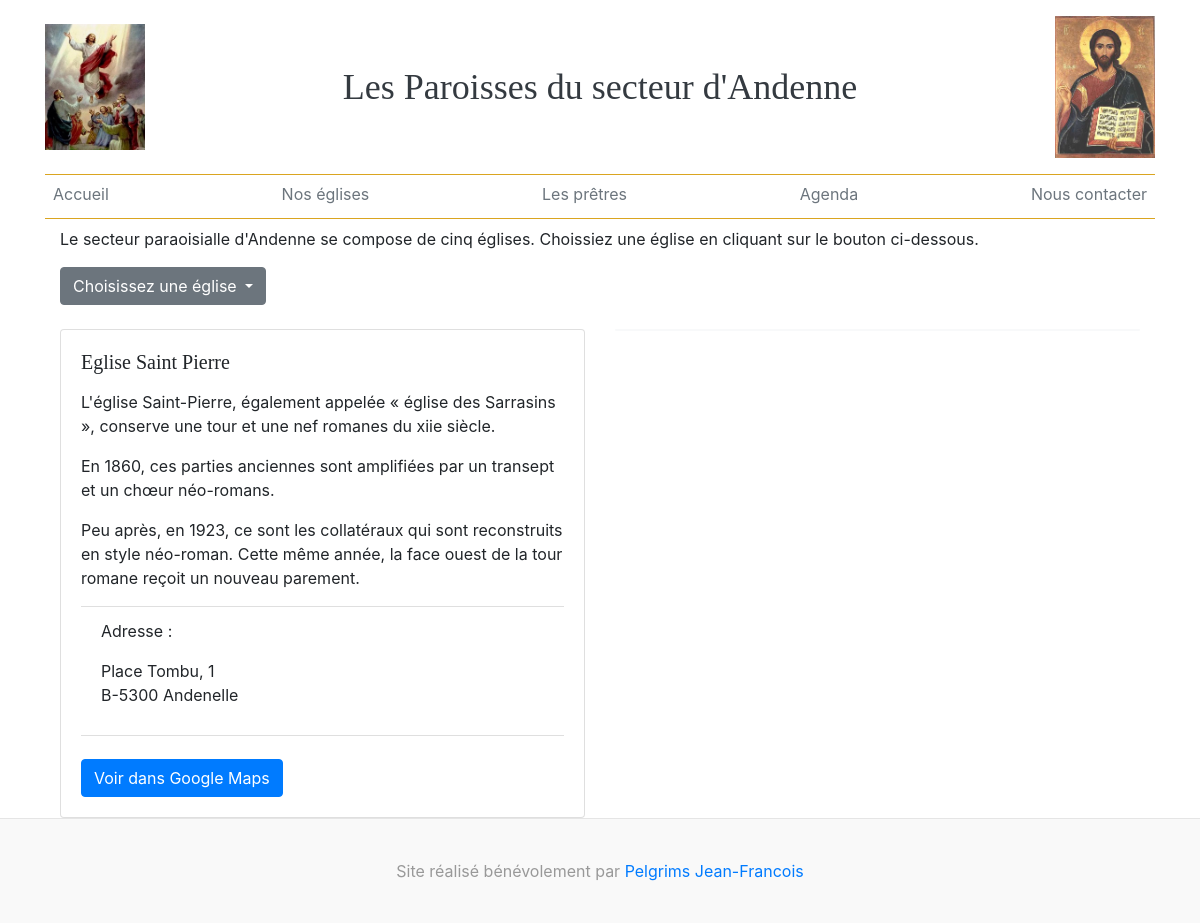
Page /eglise/andenelle/ on the committed database.
### eglise/models.py (models this page shows, shortened)
class Eglise(models.Model):
    nom = models.CharField(max_length=125)
    tag = models.CharField(max_length=50, default='None')
    rue = models.CharField(max_length=125)
    numero = models.IntegerField()
    c_postal = models.IntegerField()
    ville = models.CharField(max_length=50)
    description = models.TextField()
    photo_url = models.CharField(max_length=1025)
    maps_url = models.CharField(max_length=1025, default='None')
    def get_absolute_url(self):
        return f"/eglise/{self.tag}"

### eglise/views.py (the view)
# urls.py: path('<str:tag>/', views.detail)
def detail(request, tag):
    eglise = Eglise.objects.filter(tag=tag)
    context = {
        'eglise': eglise,
        'nav': nav,
    }
    return render(request, 'eglise_det.html', context)

### templates/eglise_det.html (shortened to what this page needs)
{% extends "eglise.html" %}
{% block eglise %}
{% for church in eglise %}
    <div class="col-sm-6">
      <div class="card">
        <div class="card-body">
          <h5 class="card-title">{{ church.nom }}</h5>
          <p class="card-text">{{ church.description | linebreaks }}</p>
          <ul class="list-group list-group-flush">
            <li class="list-group-item">
              <p>Adresse :</p>
              <p>{{ church.rue }}, {{ church.numero }}<br />
              B-{{ church.c_postal }} {{ church.ville }}</p>
            </li>
          </ul>
          <br />
          <a href="{{ church.maps_url }}" class="btn btn-primary" target="_blank">Voir dans Google Maps</a>
        </div>
      </div>
    </div>
    <div class="col-sm-6">
      <div class="card border-light">
      </div>
    </div>
{% endfor %}
{% endblock %}

### static/css/style.css (style rules this page uses)
h1, h2, h3, h4, h5, h6 { font-family: "Playfair Display", Georgia, "Times New Roman", serif; }

### rows in the picture
Eglise: nom "Eglise Saint Pierre", description "L'église Saint-Pierre, également appelée « église des Sarrasins », conserve une tour et une nef romanes du xiie siècle. En 1860, ces parties anciennes sont amplifiées par un transept et un chœur néo-romans. Peu après, en 1923, ce sont les collatéraux qui sont reconstruits en style néo-roman. Cette même année, la face ouest de la tour romane reçoit un nouveau parement.", rue "Place Tombu", numero "1", c_postal "5300", ville "Andenelle"
